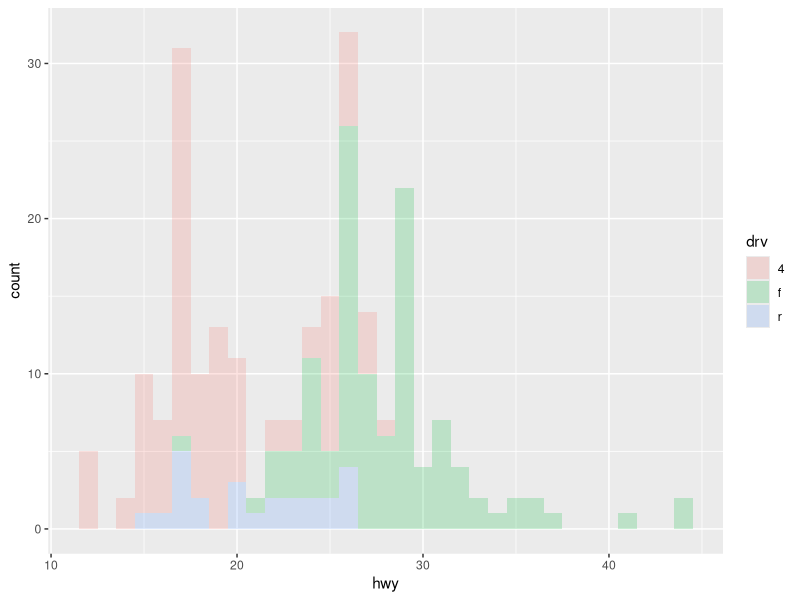
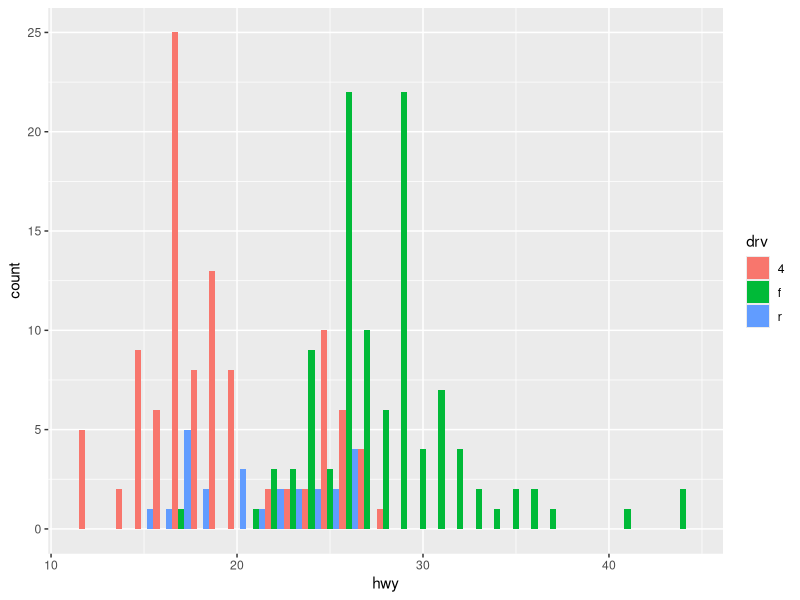

The R script that drew these images, in order:
library(tidyverse)

ggplot(data = mpg) +
  geom_histogram(
    mapping = aes(x = hwy, fill = drv),
    binwidth = 1,
    alpha = 0.2
  )

ggplot(data = mpg) +
  geom_histogram(
    mapping = aes(x = hwy, fill = drv),
    binwidth = 1,
    position = "dodge"
  )
